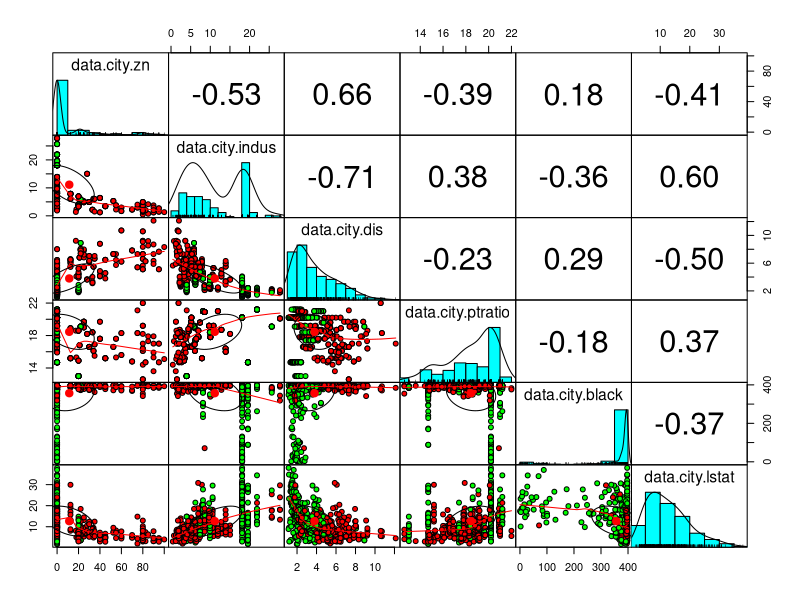
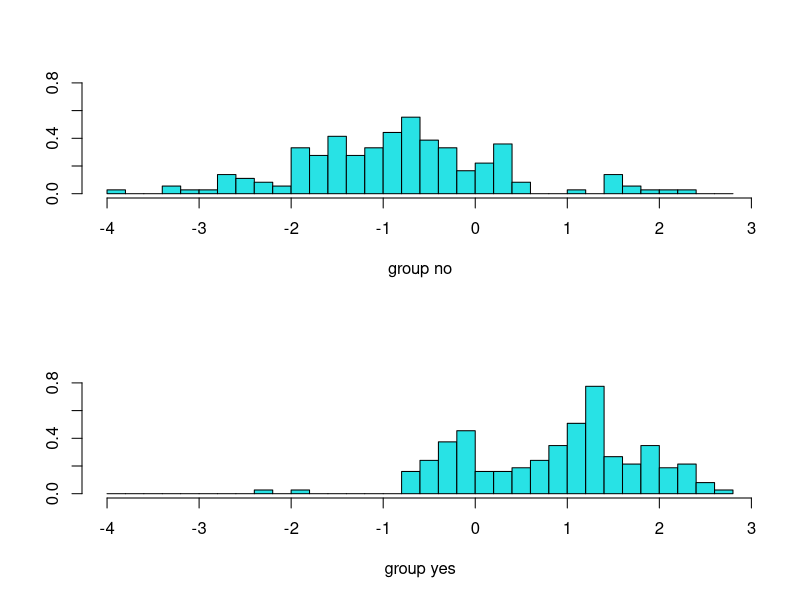

Write R code to recreate these figures, in order.
################################################################ 
# ADVANCED FOUNDATIONS OF STATISTICS FOR AI                    # 
# Practical lectures                                           #
# Lecture 8                                                    #
# Wednesday, November 29, 2023                                 #
# Giorgia Zaccaria <giorgia.zaccaria@unimib.it>                #
################################################################

### Lecture Overview
##  1. Linear Discriminant Analysis 
##  2. Quadratic Discriminant Analysis

cat("\014")
rm(list = ls())

################################################################ 
# 1. Linear Discriminant Analysis                              #
################################################################
# Exercise 13 page 175
## Using the Boston data set, fit classification models in order to predict
## whether a given suburb has a crime rate above or below the median.
## Explore LDA and QDA models using various subsets of the predictors. 
## Describe your findings.

# We want to fit a classification model, starting from a LDA, in order to predict 
# whether a given suburb has a crime rate above or below the median.

## ATTENTION::
## This is a classification problem and not a clustering problem because we have 
## observed the response variable. We use classification models for predictions
## by building a good model on the observed data and use it for future predictions
## on data where only the predictors are known.

library(MASS)

? MASS:: Boston

data.city <- Boston

head(data.city)

attach(data.city)

# See the variables crim.
summary(crim)

# We want to fit a classification model in order to predict whether a given suburb has a crime rate above or 
# below the median.
# The variable "crim" is numeric, whereas the request is "to fit a classification model,
# starting from a LDA, in order to predict  whether a given suburb has a CRIME RATE
# ABOVE OR BELOW THE MEDIAN".
# ATTENTION: first of all, we need to create a new variable that specifies if a suburb has a crime rate above or 
# below the median, i.e., a dummy variable.

crim01 <- rep("no", nrow(data.city)) # nrow(data.city) = dim(data.city)[1]
crim01[crim > median(crim)] <- "yes"

crim01 <- as.factor(crim01)

data.city <- data.frame(data.city, crim01)

head(data.city)

# Compute descriptive statistics.
summary(data.city)

# Recall the 'psych' library, after having installed if necessary.
# install.packages("psych")
library(psych)

pairs.panels(data.frame(data.city$zn, data.city$indus, data.city$dis, data.city$ptratio, data.city$black, data.city$lstat),
             gap = 0,
             bg = c("red", "green")[data.city$crim01],
             pch = 21)

# Fit a Linear Discriminant Analysis on these data.

# ATTENTION: 
# 1. We have to select only continuous predictors because of the Gaussian assumption!
# 2. We need to split the data set into training and test.

? sample
train <- sample(c(TRUE, FALSE), nrow(data.city), replace = TRUE, prob = c(0.7, 0.3))

library(MASS)

? lda

lda.city <- lda(crim01 ~ zn + indus + dis + ptratio + black + lstat, data = data.city, subset = train)

# Number of observations on which the model has been fitted.
lda.city$N

# Interpretation of the results.
lda.city

# A. Coefficients
lda.city$scaling 
# They represent the LINEAR COMBINATION OF PREDICTORS used to form the LDA
# decision rule (coefficients x predictors).
# We have only one discriminant function since the categories of crim01 are 2 
# (two classes). 

# B. Prior probabilities
lda.city$prior 
contrasts(crim01)
# Remember that...
summary(crim01)

# C. Group means
? Boston
lda.city$means

# Interpretation Example:
# There is a tendency for the proportion of non-retail  business acres 
# per town to be higher for suburbs with a crime rate above the median.

# GRAPHICAL REPRESENTATIONS

plot(lda.city)

# PREDICTION ON THE TEST SET

pred.lda <- predict(lda.city, data.city[!train,])

# See the output.
names(pred.lda)
pred.lda$class

# How is the class membership assessed?
cbind(pred.lda$class[1:10], pred.lda$posterior[1:10,]) # pred.lda$class > 0.5

# MODEL EVALUATION
# Compute the confusion matrix on the test data 
Cmatrix <- addmargins(table(True = crim01[!train], Estimated = pred.lda$class))
Cmatrix

# Compute the % of correct classifications.
mean(pred.lda$class == crim01[!train])*100

# Overall error rate
(1-mean(pred.lda$class == crim01[!train]))*100 # Misclassification

# Sensitivity (True positive rate): TP/P
Cmatrix[2, 2]/Cmatrix[2, 3] 

# Specificity: TN/N
Cmatrix[1, 1]/Cmatrix[1, 3] 

# False positive rate
1 - (Cmatrix[1, 1]/Cmatrix[1, 3])

################################################################ 
# 2. Quadratic Discriminant Analysis                           #
################################################################
## Which is the difference between QDA and LDA?
## 1. Each class has its own covariance matrix (\Sigma depends on k, k = 1,...,K).
## 2. The QDA decision rule depends on x only through a QUADRATIC FUNCTION of x.

# Compute a Quadratic Discriminant Analysis
? qda

qda.city <- qda(crim01 ~ zn + indus + dis + ptratio + black + lstat, data = data.city, subset = train)
qda.city

names(qda.city)

## INTERPRETATION::
qda.city$prior
qda.city$means

# MODEL EVALUATION
qda.class <- predict(qda.city, data.city[!train,])$class

Cmatrix.qda <- addmargins(table(True = crim01[!train], Estimated = qda.class))
Cmatrix.qda

# Compare this results with that one obtained with LDA.
mean(qda.class == crim01[!train])*100
## INTERPRETATION:
## QDA seems to be more accurate in detecting the true relationship than LDA.

# Sensitivity (True positive rate): TP/P
Cmatrix.qda[2, 2]/Cmatrix.qda[2, 3] 

# Specificity: TN/N
Cmatrix.qda[1, 1]/Cmatrix.qda[1, 3] 

# False positive rate
1 - (Cmatrix.qda[1, 1]/Cmatrix.qda[1, 3])

